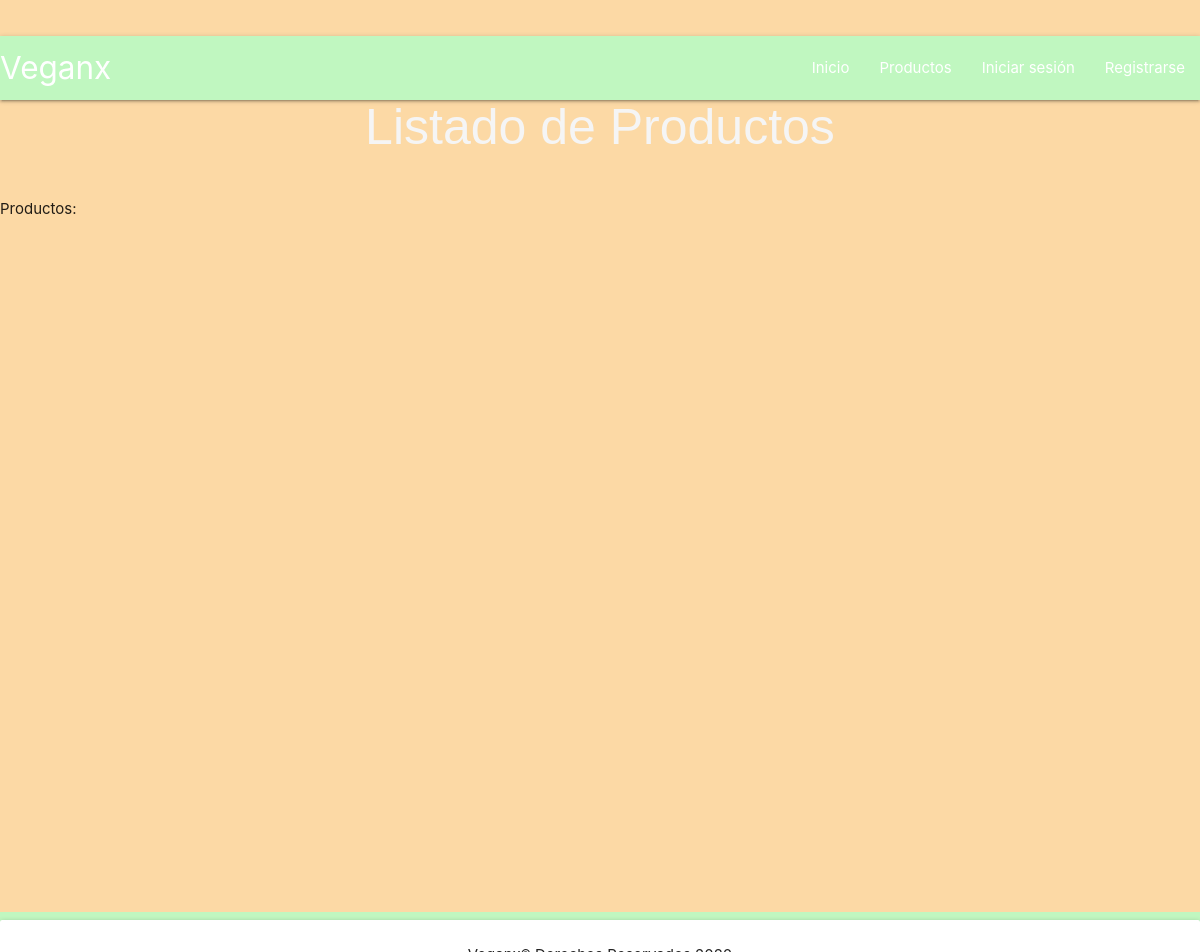
The page /productos/mostrar_productos_ns on the database as committed earlier.
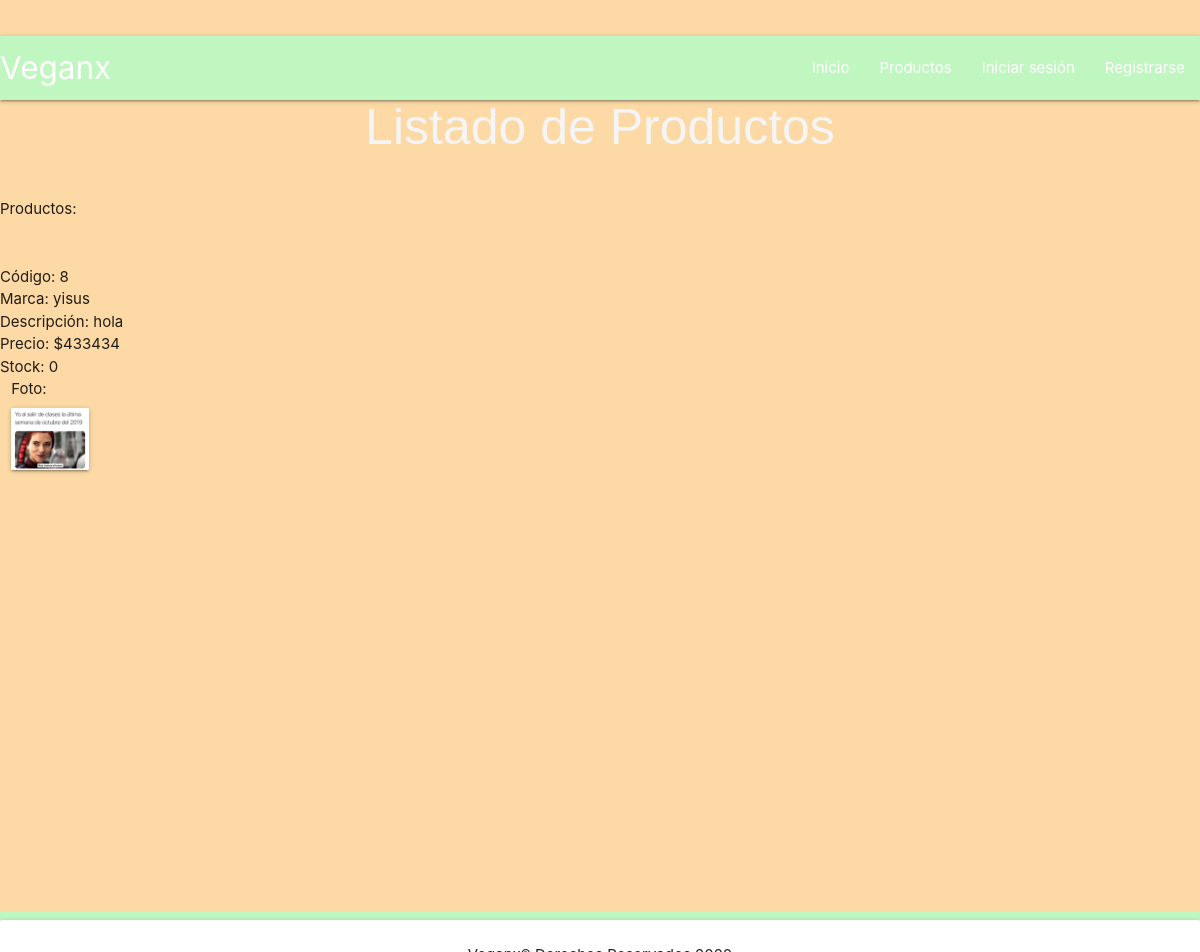
The same page on the database as committed later.
### productos/models.py (models this page shows)
class Producto(models.Model):
    codigo               = models.AutoField(db_column='codigo', primary_key=True)
    nombre_producto      = models.CharField(max_length=30, blank=True, null=True)
    descripcion_producto = models.CharField(max_length=100, blank=True, null=True)
    precio               = models.IntegerField(blank=True, null=True)
    stock                = models.IntegerField(blank=True, null=True)
    foto_producto        = models.ImageField(upload_to='fotos', blank=True, null=True)

### productos/views.py (the view)
# urls.py: path('mostrar_productos_ns', views.mostrar_productos_ns, name='mostrar_productos_ns'),
def mostrar_productos_ns(request):
    print("vista: mostrar_productos_ns")
    lista = Producto.objects.filter(stock = 0)
    context={'listado': lista}
    return render(request, 'productos/listar_productos.html', context)

### productos/templates/productos/listar_productos.html (shortened to what this page needs)
{% extends "productos/base.html" %}
{% load static %}
{% block content %}
    <h2>Listado de Productos</h2>
        <br>
        Productos:
        <br>
        {% for producto in listado %}
        <br>
        <br>
        Código: {{ producto.codigo }}
        <br>
        Marca: {{ producto.nombre_producto }}
        <br>
        Descripción: {{ producto.descripcion_producto }}
        <br>
        Precio: ${{ producto.precio }}
        <br>
        Stock: {{ producto.stock }}
        <br>
        <div class="row">
            <div class="col s1">
                Foto: <img src="{{ producto.foto_producto.url }}" class="responsive-img card materialboxed" alt="" srcset="">
            </div>
        </div>
        <br>
        {% endfor %}
{% endblock %}

Rows that differ between the two databases and show on the page:
added Producto: codigo "8", nombre_producto "yisus", descripcion_producto "hola", precio "433434", stock "0", foto_producto (picture)
